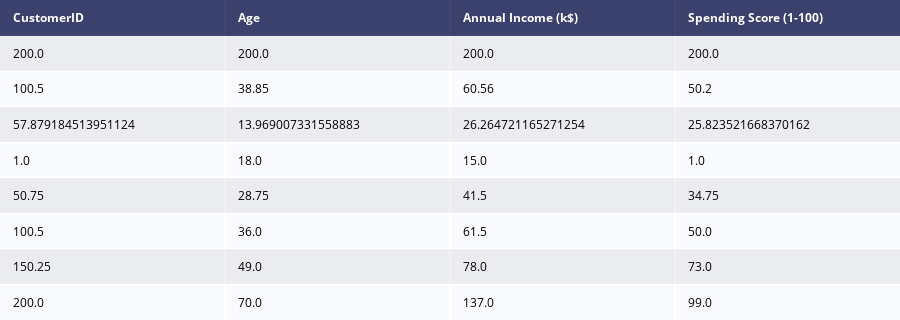

Write notebook code for a chart like this one.
### Code cell
desc = ff.create_table(data.describe())
py.iplot(desc)

### Figure 1 — Plotly figure (JSON) as saved in the notebook; plotly's stock layout.template omitted (floating-point values rounded to 4 significant figures)
{"data": [{"colorscale": [[0, "#00083e"], [0.5, "#ededee"], [1, "#ffffff"]], "hoverinfo": "none", "opacity": 0.75, "showscale": false, "type": "heatmap", "z": [[0, 0, 0, 0], [0.5, 0.5, 0.5, 0.5], [1, 1, 1, 1], [0.5, 0.5, 0.5, 0.5], [1, 1, 1, 1], [0.5, 0.5, 0.5, 0.5], [1, 1, 1, 1], [0.5, 0.5, 0.5, 0.5], [1, 1, 1, 1]]}], "layout": {"annotations": [{"align": "left", "font": {"color": "#ffffff"}, "showarrow": false, "text": "<b>CustomerID</b>", "x": -0.45, "xanchor": "left", "xref": "x", "y": 0, "yref": "y"}, {"align": "left", "font": {"color": "#ffffff"}, "showarrow": false, "text": "<b>Age</b>", "x": 0.55, "xanchor": "left", "xref": "x", "y": 0, "yref": "y"}, {"align": "left", "font": {"color": "#ffffff"}, "showarrow": false, "text": "<b>Annual Income (k$)</b>", "x": 1.55, "xanchor": "left", "xref": "x", "y": 0, "yref": "y"}, {"align": "left", "font": {"color": "#ffffff"}, "showarrow": false, "text": "<b>Spending Score (1-100)</b>", "x": 2.55, "xanchor": "left", "xref": "x", "y": 0, "yref": "y"}, {"align": "left", "font": {"color": "#000000"}, "showarrow": false, "text": "200.0", "x": -0.45, "xanchor": "left", "xref": "x", "y": 1, "yref": "y"}, {"align": "left", "font": {"color": "#000000"}, "showarrow": false, "text": "200.0", "x": 0.55, "xanchor": "left", "xref": "x", "y": 1, "yref": "y"}, {"align": "left", "font": {"color": "#000000"}, "showarrow": false, "text": "200.0", "x": 1.55, "xanchor": "left", "xref": "x", "y": 1, "yref": "y"}, {"align": "left", "font": {"color": "#000000"}, "showarrow": false, "text": "200.0", "x": 2.55, "xanchor": "left", "xref": "x", "y": 1, "yref": "y"}, {"align": "left", "font": {"color": "#000000"}, "showarrow": false, "text": "100.5", "x": -0.45, "xanchor": "left", "xref": "x", "y": 2, "yref": "y"}, {"align": "left", "font": {"color": "#000000"}, "showarrow": false, "text": "38.85", "x": 0.55, "xanchor": "left", "xref": "x", "y": 2, "yref": "y"}, {"align": "left", "font": {"color": "#000000"}, "showarrow": false, "text": "60.56", "x": 1.55, "xanchor": "left", "xref": "x", "y": 2, "yref": "y"}, {"align": "left", "font": {"color": "#000000"}, "showarrow": false, "text": "50.2", "x": 2.55, "xanchor": "left", "xref": "x", "y": 2, "yref": "y"}, {"align": "left", "font": {"color": "#000000"}, "showarrow": false, "text": "57.879184513951124", "x": -0.45, "xanchor": "left", "xref": "x", "y": 3, "yref": "y"}, {"align": "left", "font": {"color": "#000000"}, "showarrow": false, "text": "13.969007331558883", "x": 0.55, "xanchor": "left", "xref": "x", "y": 3, "yref": "y"}, {"align": "left", "font": {"color": "#000000"}, "showarrow": false, "text": "26.264721165271254", "x": 1.55, "xanchor": "left", "xref": "x", "y": 3, "yref": "y"}, {"align": "left", "font": {"color": "#000000"}, "showarrow": false, "text": "25.823521668370162", "x": 2.55, "xanchor": "left", "xref": "x", "y": 3, "yref": "y"}, {"align": "left", "font": {"color": "#000000"}, "showarrow": false, "text": "1.0", "x": -0.45, "xanchor": "left", "xref": "x", "y": 4, "yref": "y"}, {"align": "left", "font": {"color": "#000000"}, "showarrow": false, "text": "18.0", "x": 0.55, "xanchor": "left", "xref": "x", "y": 4, "yref": "y"}, {"align": "left", "font": {"color": "#000000"}, "showarrow": false, "text": "15.0", "x": 1.55, "xanchor": "left", "xref": "x", "y": 4, "yref": "y"}, {"align": "left", "font": {"color": "#000000"}, "showarrow": false, "text": "1.0", "x": 2.55, "xanchor": "left", "xref": "x", "y": 4, "yref": "y"}, {"align": "left", "font": {"color": "#000000"}, "showarrow": false, "text": "50.75", "x": -0.45, "xanchor": "left", "xref": "x", "y": 5, "yref": "y"}, {"align": "left", "font": {"color": "#000000"}, "showarrow": false, "text": "28.75", "x": 0.55, "xanchor": "left", "xref": "x", "y": 5, "yref": "y"}, {"align": "left", "font": {"color": "#000000"}, "showarrow": false, "text": "41.5", "x": 1.55, "xanchor": "left", "xref": "x", "y": 5, "yref": "y"}, {"align": "left", "font": {"color": "#000000"}, "showarrow": false, "text": "34.75", "x": 2.55, "xanchor": "left", "xref": "x", "y": 5, "yref": "y"}, {"align": "left", "font": {"color": "#000000"}, "showarrow": false, "text": "100.5", "x": -0.45, "xanchor": "left", "xref": "x", "y": 6, "yref": "y"}, {"align": "left", "font": {"color": "#000000"}, "showarrow": false, "text": "36.0", "x": 0.55, "xanchor": "left", "xref": "x", "y": 6, "yref": "y"}, {"align": "left", "font": {"color": "#000000"}, "showarrow": false, "text": "61.5", "x": 1.55, "xanchor": "left", "xref": "x", "y": 6, "yref": "y"}, {"align": "left", "font": {"color": "#000000"}, "showarrow": false, "text": "50.0", "x": 2.55, "xanchor": "left", "xref": "x", "y": 6, "yref": "y"}, {"align": "left", "font": {"color": "#000000"}, "showarrow": false, "text": "150.25", "x": -0.45, "xanchor": "left", "xref": "x", "y": 7, "yref": "y"}, {"align": "left", "font": {"color": "#000000"}, "showarrow": false, "text": "49.0", "x": 0.55, "xanchor": "left", "xref": "x", "y": 7, "yref": "y"}, {"align": "left", "font": {"color": "#000000"}, "showarrow": false, "text": "78.0", "x": 1.55, "xanchor": "left", "xref": "x", "y": 7, "yref": "y"}, {"align": "left", "font": {"color": "#000000"}, "showarrow": false, "text": "73.0", "x": 2.55, "xanchor": "left", "xref": "x", "y": 7, "yref": "y"}, {"align": "left", "font": {"color": "#000000"}, "showarrow": false, "text": "200.0", "x": -0.45, "xanchor": "left", "xref": "x", "y": 8, "yref": "y"}, {"align": "left", "font": {"color": "#000000"}, "showarrow": false, "text": "70.0", "x": 0.55, "xanchor": "left", "xref": "x", "y": 8, "yref": "y"}, {"align": "left", "font": {"color": "#000000"}, "showarrow": false, "text": "137.0", "x": 1.55, "xanchor": "left", "xref": "x", "y": 8, "yref": "y"}, {"align": "left", "font": {"color": "#000000"}, "showarrow": false, "text": "99.0", "x": 2.55, "xanchor": "left", "xref": "x", "y": 8, "yref": "y"}], "height": 320, "margin": {"b": 0, "l": 0, "r": 0, "t": 0}, "xaxis": {"dtick": 1, "gridwidth": 2, "showticklabels": false, "tick0": -0.5, "ticks": "", "zeroline": false}, "yaxis": {"autorange": "reversed", "dtick": 1, "gridwidth": 2, "showticklabels": false, "tick0": 0.5, "ticks": "", "zeroline": false}}}
